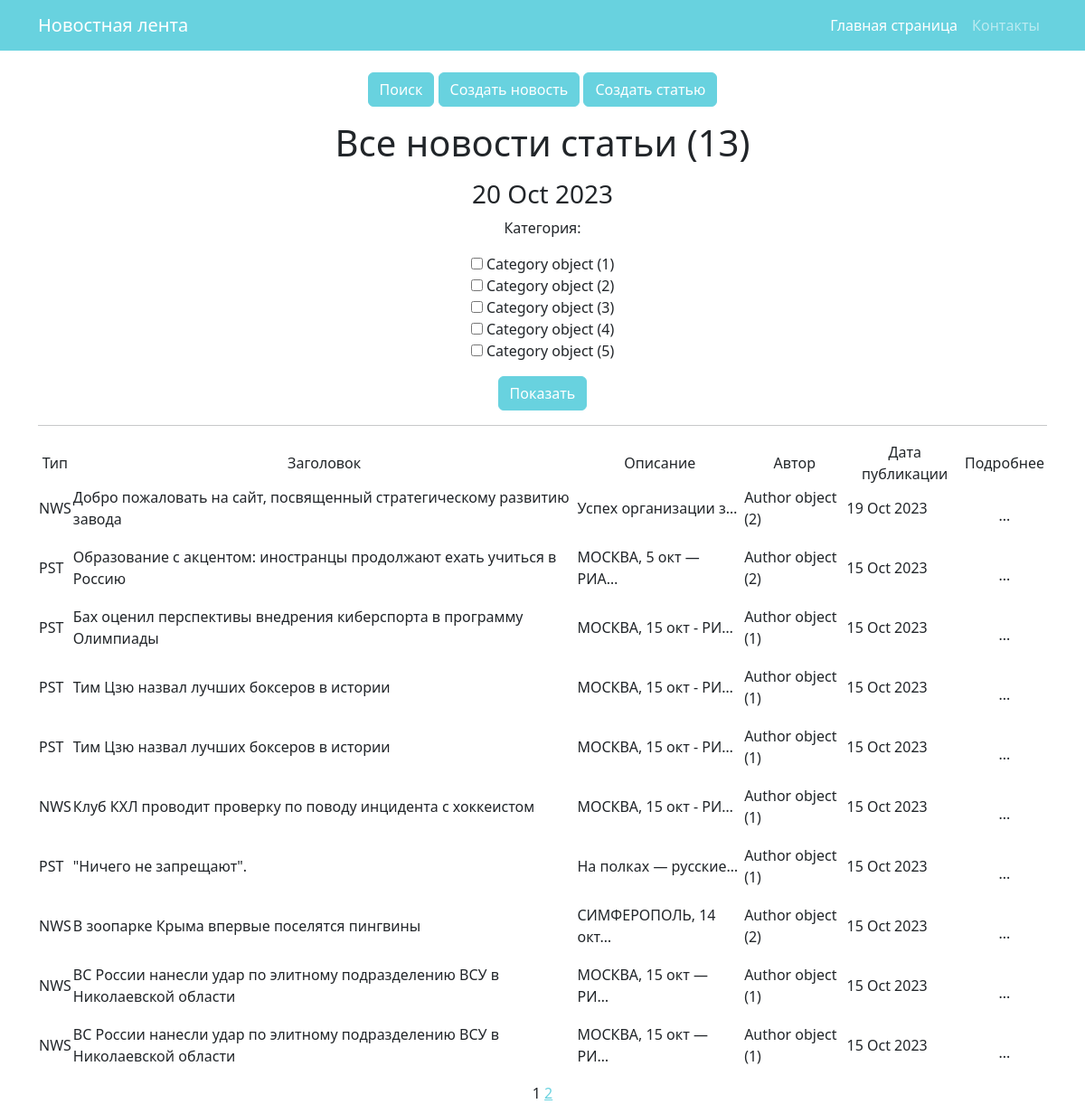
Page /news/ on the committed database.
### news/models.py (models this page shows, shortened)
class Post(models.Model):
    author = models.ForeignKey(Author, on_delete=models.CASCADE, verbose_name=pgettext_lazy('Author', 'Author'))
    type = models.CharField(max_length=7, choices=TYPE, default='NWS')
    time_in = models.DateTimeField(auto_now_add=True)
    category = models.ManyToManyField(Category, through='PostCategory')
    title = models.CharField(max_length=100)
    text = models.TextField()
    rating = models.IntegerField(default=0)

class Author(models.Model):
    name = models.CharField(max_length=255)
    users = models.OneToOneField(User, on_delete=models.CASCADE)
    user_rating = models.IntegerField(default=0)

### news/views.py (the view)
# urls.py: path('', PostList.as_view(), name='postlist'),
class PostList(ListView):
    model = Post
    ordering = '-time_in'
    template_name = 'news.html'
    context_object_name = 'news'
    paginate_by = 10
    def get_queryset(self):
        queryset = super().get_queryset()
        self.filterset = NewsFilter(self.request.GET, queryset)
        return self.filterset.qs
    def get_context_data(self, **kwargs):
        context = super().get_context_data(**kwargs)
        context['time_now'] = datetime.utcnow()
        context['qty_post'] = len(Post.objects.order_by('time_in').values('id'))
        context['filterset'] = self.filterset
        return context

### news/templatetags/custom_tags.py (called while the page is built)
@register.simple_tag()
def current_time(format_string='%b %d %Y'):
    return datetime.utcnow().strftime(format_string)

### templates/news.html (shortened to what this page needs)
{% extends 'flatpages/default.html' %}
{% load custom_filters %}
{% load custom_tags %}
{% block content %}
<br>
<a class="btn btn-primary" href="/news/search/">Поиск</a>
<a class="btn btn-primary" href="/news/create/">Создать новость</a>
<a class="btn btn-primary" href="/news/post/create/">Создать статью</a>
<br>
<p>
<h1>Все новости статьи ({{ qty_post }})</h1>
<p>
   <h3>{% current_time '%d %b %Y' %}</h3>
   <form action="" method="get">
       {{ filterset.form.as_p }}
       <input class="btn btn-primary" type='submit' value='Показать'>
   </form>
   <hr>
   {% if news %}
       <table>
           <tr>
               <td>Тип</td>
               <td>Заголовок</td>
               <td>Описание</td>
               <td>Автор</td>
               <td>Дата публикации</td>
               <td>Подробнее</td>
           </tr>
           {% for post in news %}
           <tr>
               <td><p align="left">{{ post.type }}</td>
               <td><p align="left">{{ post.title }}</td>
               <td><p align="left">{{ post.text|truncatechars:20 }}</td>
               <td><p align="left">{{ post.author }}</td>
               <td><p align="left">{{ post.time_in|date:'d M Y' }}</td>
               <td><a class="nav-link active" aria-current="page" href="/news/{{ post.id  }}">...</a><td>
           </tr>
           {% endfor %}
       </table>
   {% else %}
       <h2>Новостей нет!</h2>
   {% endif %}
   {{ page_obj.number }}
   {% if page_obj.has_next %}
       <a href="?page={{ page_obj.next_page_number }}">{{ page_obj.next_page_number }}</a>
   {% endif %}
{% endblock content %}

### rows in the picture
Post: type "NWS", title "Добро пожаловать на сайт, посвященный стратегическому развитию завода", text "Успех организации з…", author "Author object (2)", time_in "19 Oct 2023"
Post: type "PST", title "Образование с акцентом: иностранцы продолжают ехать учиться в Россию", text "МОСКВА, 5 окт — РИА…", author "Author object (2)", time_in "15 Oct 2023"
Post: type "PST", title "Бах оценил перспективы внедрения киберспорта в программу Олимпиады", text "МОСКВА, 15 окт - РИ…", author "Author object (1)", time_in "15 Oct 2023"
Post: type "PST", title "Тим Цзю назвал лучших боксеров в истории", text "МОСКВА, 15 окт - РИ…", author "Author object (1)", time_in "15 Oct 2023"
Post: type "PST", title "Тим Цзю назвал лучших боксеров в истории", text "МОСКВА, 15 окт - РИ…", author "Author object (1)", time_in "15 Oct 2023"
Post: type "NWS", title "Клуб КХЛ проводит проверку по поводу инцидента с хоккеистом", text "МОСКВА, 15 окт - РИ…", author "Author object (1)", time_in "15 Oct 2023"
Post: type "PST", title "\"Ничего не запрещают\".", text "На полках — русские…", author "Author object (1)", time_in "15 Oct 2023"
Post: type "NWS", title "В зоопарке Крыма впервые поселятся пингвины", text "СИМФЕРОПОЛЬ, 14 окт…", author "Author object (2)", time_in "15 Oct 2023"
Post: type "NWS", title "ВС России нанесли удар по элитному подразделению ВСУ в Николаевской области", text "МОСКВА, 15 окт — РИ…", author "Author object (1)", time_in "15 Oct 2023"
Post: type "NWS", title "ВС России нанесли удар по элитному подразделению ВСУ в Николаевской области", text "МОСКВА, 15 окт — РИ…", author "Author object (1)", time_in "15 Oct 2023"

### other values in the picture
{{ qty_post }} "13"
{{ page_obj.number }} "1"
{{ page_obj.next_page_number }} "2"
